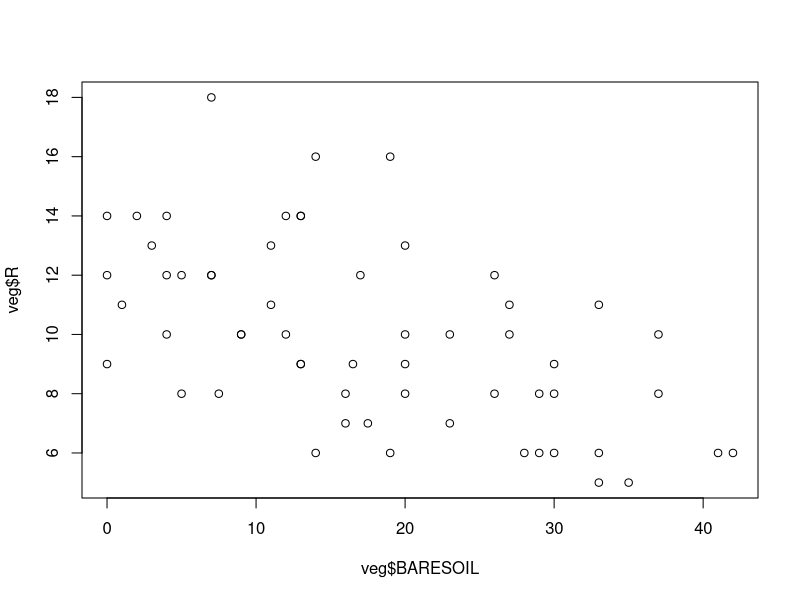
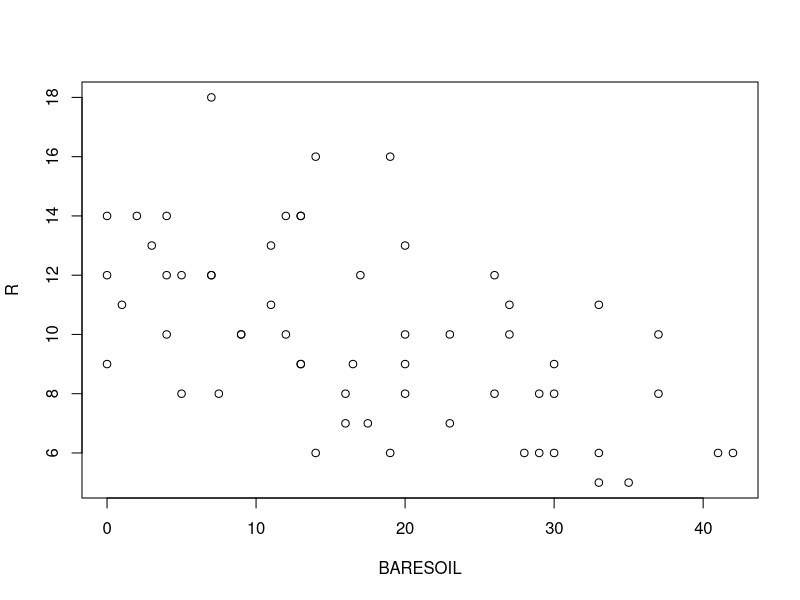
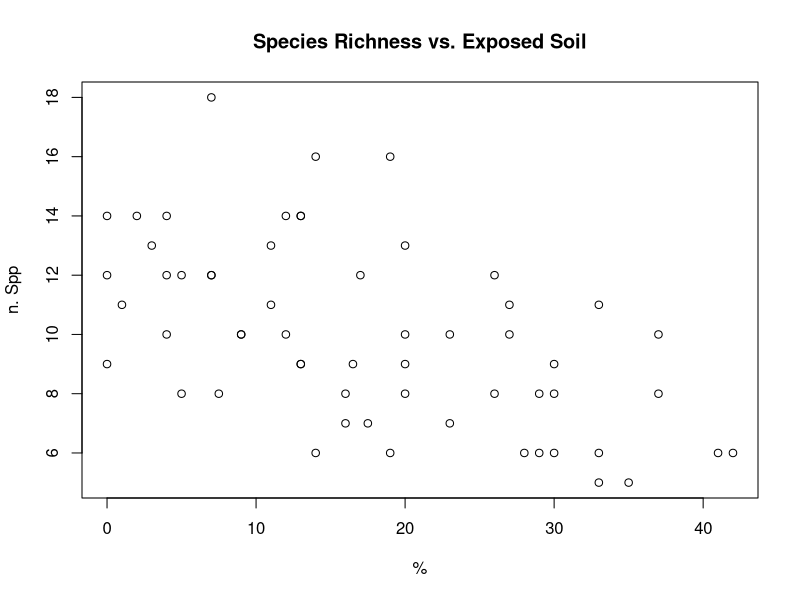
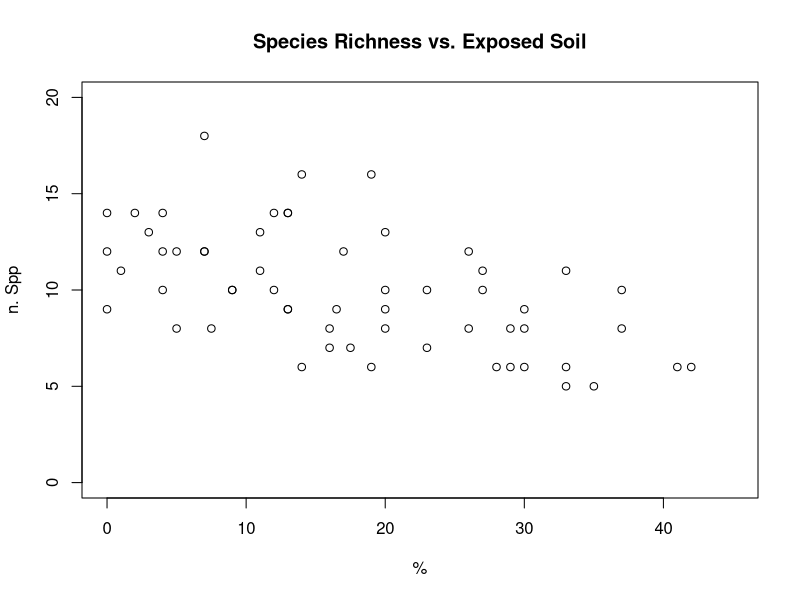
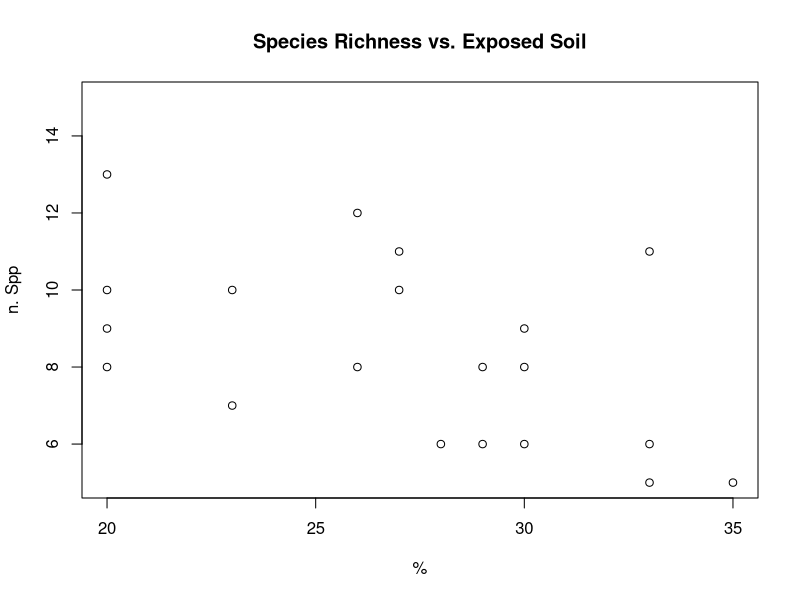
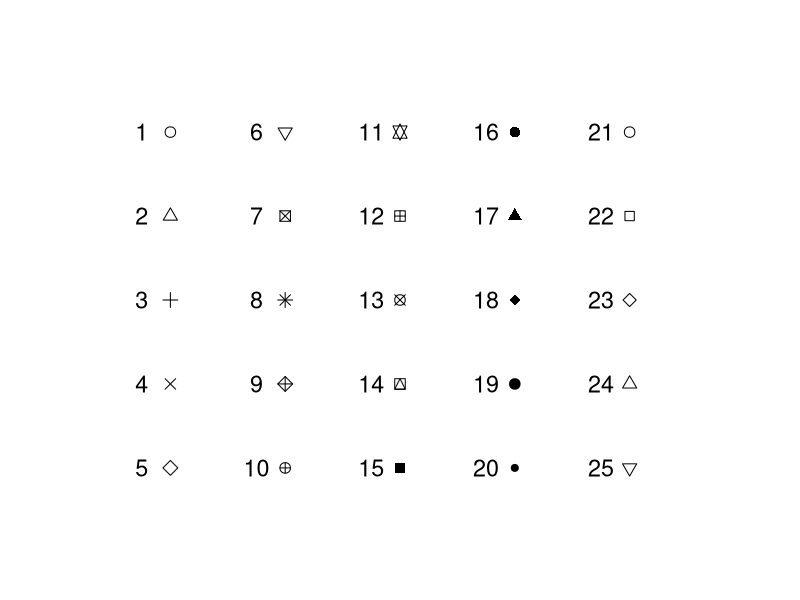
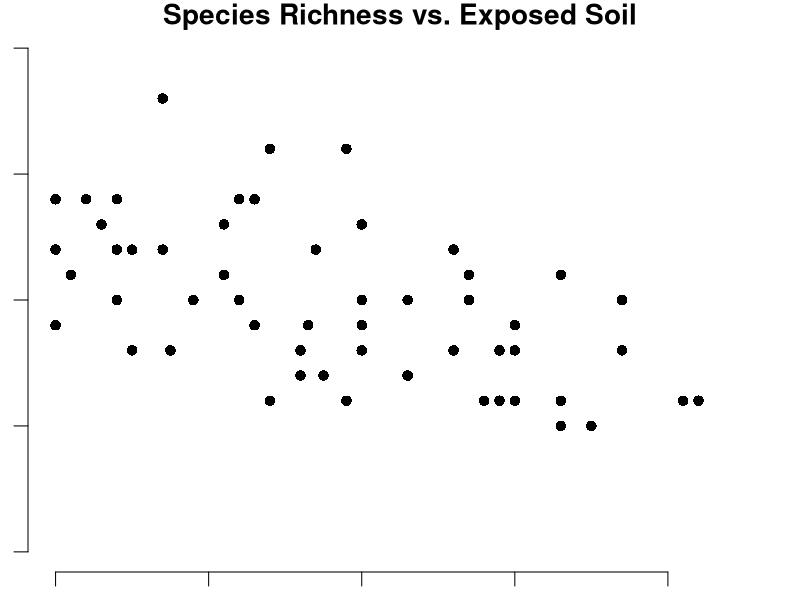
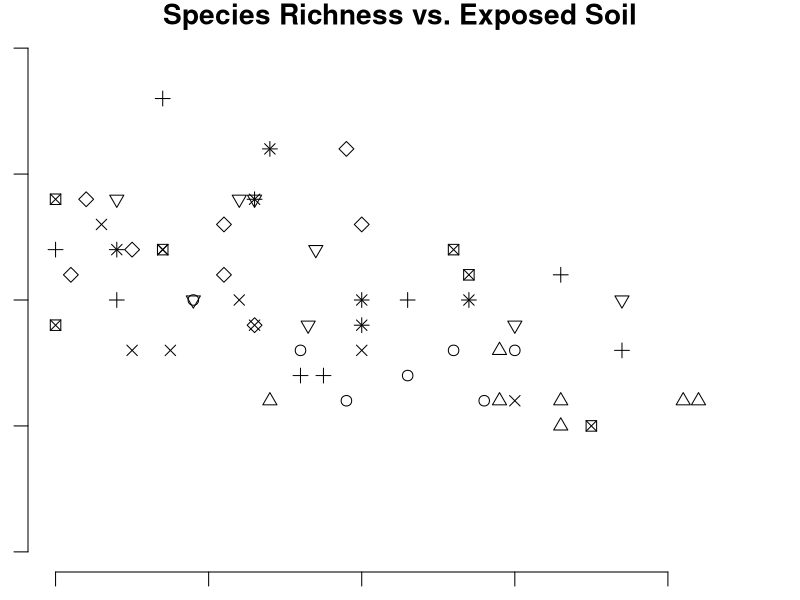

Recreate these plots in R, in order.
## ---- chunk 1
veg = read.csv("Vegetation2.csv")
## ---- chunk 2
str(veg)
## ---- chunk 3
plot(veg$BARESOIL, veg$R)
## ---- chunk 4
plot(R ~ BARESOIL, data = veg)
## ---- chunk 5
plot(veg$BARESOIL, veg$R, xlab = "%", 
     ylab = "n. Spp", main = "Species Richness vs. Exposed Soil")
## ---- chunk 6
plot(veg$BARESOIL, veg$R, xlab = "%", 
     ylab = "n. Spp", main = "Species Richness vs. Exposed Soil",
     xlim = c(0,45), ylim = c(0,20))
## ---- chunk 7
plot(veg$BARESOIL, veg$R, xlab = "%", 
     ylab = "n. Spp", main = "Species Richness vs. Exposed Soil",
     xlim = c(20,35), ylim = c(5,15))
## ---- chunk 8
mysym = seq(1,25)

myx = rep(1:5,each=5)
myy = rep(1:5,5)

par(bty="n", cex=1.4,
    mar=c(1,1,1,1))
plot(myx,myy,pch=mysym,
     xaxt="n", yaxt="n",
     xlab="", ylab="",
     xlim=c(0,6),ylim=c(6,0))

text(myx-0.25,myy,mysym)
## ---- chunk 9
plot(veg$BARESOIL, veg$R, xlab = "%", 
     ylab = "n. Spp", main = "Species Richness vs. Exposed Soil",
     xlim = c(0,45), ylim = c(0,20), pch = 16)
## ---- chunk 10
veg$Transect
## ---- chunk 11
plot(veg$BARESOIL, veg$R, xlab = "%", 
     ylab = "n. Spp", main = "Species Richness vs. Exposed Soil",
     xlim = c(0,45), ylim = c(0,20), 
     pch = veg$Transect)
## ---- chunk 12
veg$Time2 = as.numeric(factor(veg$Time))
veg$Time2
## ---- chunk 13
veg$Time3 = veg$Time
veg$Time3 [veg$Time <= 1974] = 1
veg$Time3 [veg$Time > 1974] = 16
veg$Time3
## ---- chunk 14
plot(veg$BARESOIL, veg$R, xlab = "%", 
     ylab = "n. Spp", main = "Species Richness vs. Exposed Soil",
     xlim = c(0,45), ylim = c(0,20), pch = 16, col = 2)
## ---- chunk 15
plot(veg$BARESOIL, veg$R, xlab = "%", 
     ylab = "n. Spp", main = "Species Richness vs. Exposed Soil",
     xlim = c(0,45), ylim = c(0,20), pch = 16, col = "darkorange")
## ---- chunk 16
veg$Col2 = veg$Time
veg$Col2 [veg$Time <= 1974] = 4
veg$Col2 [veg$Time > 1974] = 2
veg$Col2

plot(veg$BARESOIL, veg$R, xlab = "%", 
     ylab = "n. Spp", main = "Species Richness vs. Exposed Soil",
     xlim = c(0,45), ylim = c(0,20), pch = 16, col = veg$Col2)
legend("topright", pch = 16, col = c(4,2), 
       legend = c("pre-1974","post-1974"), title = "Time")
## ---- chunk 17
plot(veg$BARESOIL, veg$R, xlab = "%", 
     ylab = "n. Spp", main = "Species Richness vs. Exposed Soil",
     xlim = c(0,45), ylim = c(0,20), pch = veg$Transect, col = veg$Col2)
legend("topright", pch = 1:8, col = c(4,2), 
       legend = c("pre-1974","post-1974"), title = "Time")
## ---- chunk 18
plot(veg$BARESOIL, veg$R, xlab = "%", 
     ylab = "n. Spp", main = "Species Richness vs. Exposed Soil",
     xlim = c(0,45), ylim = c(0,20), pch = 16, cex = 2)
## ---- chunk 19
veg$Cex2 <- veg$Time
veg$Cex2[veg$Time == 2002] <- 2
veg$Cex2[veg$Time != 2002] <- 1
plot(veg$BARESOIL, veg$R, xlab = "%", 
     ylab = "n. Spp", main = "Species Richness vs. Exposed Soil",
     xlim = c(0,45), ylim = c(0,20), pch = 16, cex = veg$Cex2, col = veg$Cex2)
legend("bottomleft", pch = 16, col = c(1,2), pt.cex = c(1,2),
       legend = c("!=2002","2002"), title = "Time")
## ---- chunk 20
plot(veg$BARESOIL, veg$R, xlab = "%", 
     ylab = "n. Spp", main = "Species Richness vs. Exposed Soil",
     xlim = c(0,45), ylim = c(0,20), pch = 1, cex = veg$PCTSAND/10)
## ---- chunk 21
scatter.smooth(veg$BARESOIL, veg$R, xlab="%", 
     ylab="n. Spp", main="Species Richness vs. Exposed Soil")
## ---- chunk 22
VADeaths <- read.csv("VADeaths.csv", row.names = 1)
VADeaths
## ---- chunk 23
pie(VADeaths[,1])
## ---- chunk 24
pie(VADeaths[,1], labels = rownames(VADeaths))
## ---- chunk 25
pie(as.numeric(VADeaths[4,]), labels = colnames(VADeaths))
## ---- chunk 26
barplot(VADeaths[,1], names = rownames(VADeaths))
## ---- chunk 27
barplot(as.matrix(VADeaths), beside = T, legend = rownames(VADeaths))
## ---- chunk 28
iris = read.csv("iris.csv", stringsAsFactors = TRUE)
hist(iris$Sepal.Length)
## ---- chunk 29
hist(iris$Sepal.Length, breaks = 20)
## ---- chunk 30
mybreaks = c(4,5,5.5,6,7,8)
hist(iris$Sepal.Length, breaks = mybreaks)
## ---- chunk 31
hist(iris$Sepal.Length, breaks = 20, col = "darkorange",
     xlab = "cm", main = "Sepal Length")
## ---- chunk 32
hist(iris$Petal.Length[iris$Species == "versicolor"], 
     xlab = "cm", main = "versicolor Petal Length")
## ---- chunk 33
range(iris$Petal.Length)
mybreaks = seq(1, 7, by = 0.5)
## ---- chunk 34
hist(iris$Petal.Length[iris$Species == "setosa"], breaks = mybreaks, col = 4,
     xlab = "Sepal Length", main = "Sepal Length Histogram", xlim = c(1,7))
hist(iris$Petal.Length[iris$Species == "versicolor"], breaks = mybreaks, col = 2, add = TRUE)
hist(iris$Petal.Length[iris$Species == "virginica"], breaks = mybreaks, col = 3, add = TRUE)
## ---- chunk 35
pl.dens = density(iris$Petal.Length)
plot(pl.dens)
## ---- chunk 36
plot(density(iris$Petal.Length, bw = 0.25))
## ---- chunk 37
boxplot(iris$Sepal.Width)
## ---- chunk 38
boxplot(Sepal.Width ~ Species, data = iris)
## ---- chunk 39
boxplot(Petal.Width ~ Species, data = iris, col = "lightblue",
        xlab = "Species", ylab = "Petal width (cm)",
        main = "Iris Petal Width")
## ---- chunk 40
agegrp <- c(52,57,62,67,72)
## ---- chunk 41
plot(agegrp, VADeaths$Rural.Male, pch = 1, col = 1, 
  xlab = 'Age Class', ylab = 'Mortality', main = 'Virginia Death Rates')
## ---- chunk 42
plot(agegrp, VADeaths$Rural.Male, pch = 1, col = 1, 
  xlab = 'Age Class', ylab = 'Mortality', main = 'Virginia Death Rates')
points(agegrp, VADeaths$Rural.Female, pch = 2, col = 2)
points(agegrp, VADeaths$Urban.Male, pch = 3, col = 3)
points(agegrp, VADeaths$Urban.Female, pch = 4, col = 4)
## ---- chunk 43
plot(agegrp, VADeaths$Rural.Male, pch = 1, col = 1, ylim = c(0,75),
  xlab = 'Age Class', ylab = 'Mortality', main = 'Virginia Death Rates')
points(agegrp, VADeaths$Rural.Female, pch = 2, col = 2)
points(agegrp, VADeaths$Urban.Male, pch = 3, col = 3)
points(agegrp, VADeaths$Urban.Female, pch = 4, col = 4)
legend("topleft", legend = c("Rural Male", "Rural Female", "Urban Male", "Urban Female"), 
  col = c(1,2,3,4), pch = c(1,2,3,4))
## ---- chunk 44
ipcc <- read.csv("ipccScenario_1900_2100.csv")
str(ipcc)
## ---- chunk 45
plot(ipcc$yrs, ipcc$commitMed, type = 'l')
## ---- chunk 46
plot(ipcc$yrs, ipcc$commitMed, type = 'l', lwd = 2, col = 'orange',
  ylim = c(-1.0,3.5), main = 'IPCC Scenarios', xlab = 'Years',ylab = 'Global Temp.')
lines(ipcc$yrs, ipcc$b1Med, lwd = 2, col = 'blue')
lines(ipcc$yrs, ipcc$a1bMed, lwd = 2, col = 'green')
lines(ipcc$yrs, ipcc$a2Med, lwd = 2, col = 'red')
abline(h = 0, lty = 2)
## ---- chunk 47
ipcc.sub <- subset(ipcc, ipcc$yrs >= 2050)
## ---- chunk 48
plot(ipcc.sub$yrs, ipcc.sub$a2Med, type='l', ylim=c(0.0, 4),
     xlab = 'Years',ylab = 'Global Temp.')
arrows(ipcc.sub$yrs, ipcc.sub$a2Med, 
       ipcc.sub$yrs, ipcc.sub$a2Lo, 
       angle=90, length=0.05)
arrows(ipcc.sub$yrs, ipcc.sub$a2Med, 
       ipcc.sub$yrs, ipcc.sub$a2Hi, 
       angle=90, length=0.05)
## ---- chunk 49
plot(ipcc$yrs, ipcc$a1bMed, type='h')
## ---- chunk 50
negID <- which(ipcc$a1bMed < 0)
plot(ipcc$yrs, ipcc$a1bMed, type = 'n')
lines(ipcc$yrs[negID], ipcc$a1bMed[negID], col = "blue", type = 'h')
lines(ipcc$yrs[-negID], ipcc$a1bMed[-negID], col = "red", type = 'h')
## ---- chunk 51
volcano <- read.table("volcanodem.txt")
class(volcano)
## ---- chunk 52
volcano <- as.matrix(volcano)
## ---- chunk 53
x <- 10 * (1:nrow(volcano))
y <- 10 * (1:ncol(volcano))
## ---- chunk 54
image(x, y, volcano)
## ---- chunk 55
image(x, y, volcano, col = terrain.colors(100))
## ---- chunk 56
contour(x, y, volcano, col = 'darkgreen', lwd = 2)
## ---- chunk 57
persp(x, y, volcano, theta = 130, phi = 15)
